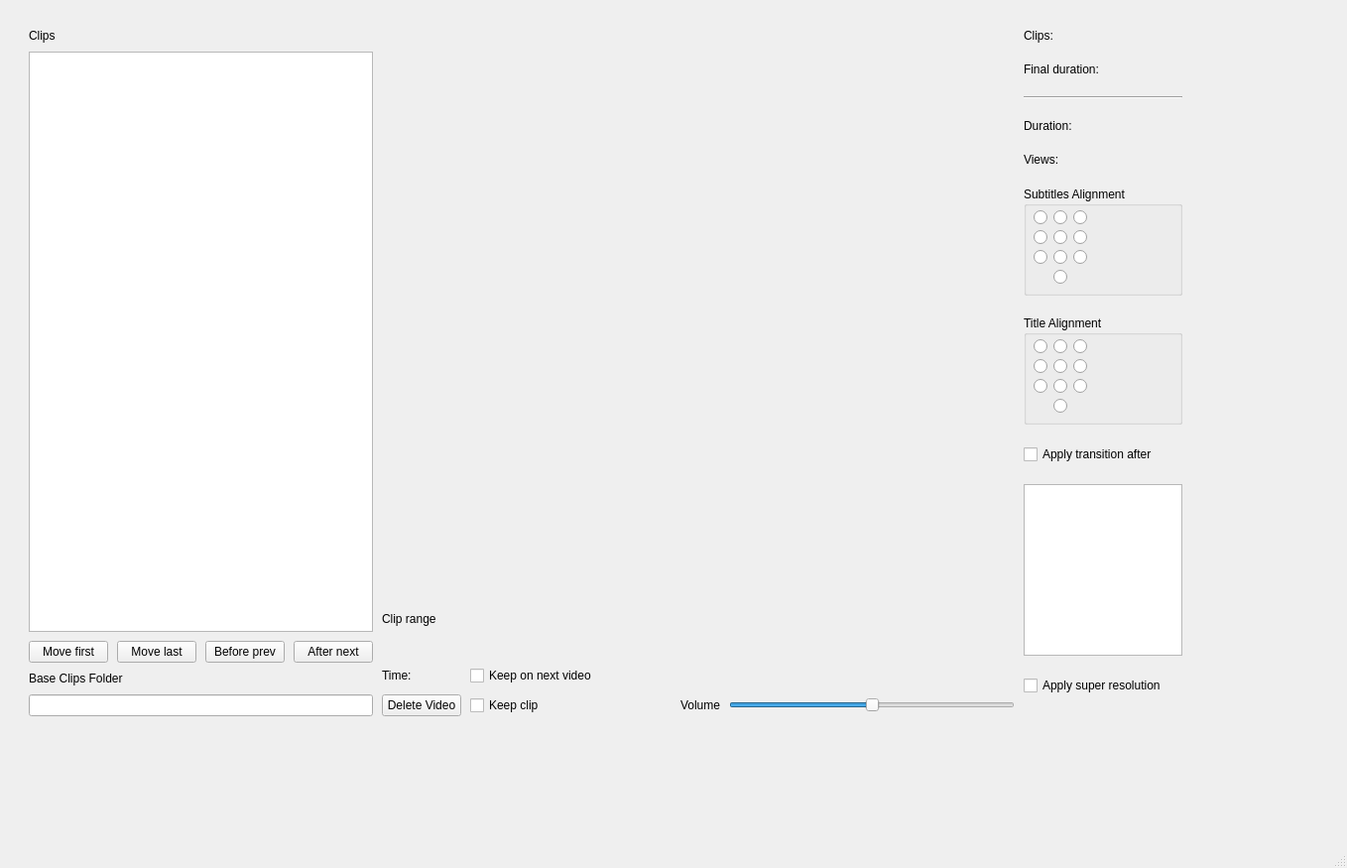
<?xml version="1.0" encoding="UTF-8"?>
<ui version="4.0">
 <class>MainWindow</class>
 <widget class="QMainWindow" name="MainWindow">
  <property name="geometry">
   <rect>
    <x>0</x>
    <y>0</y>
    <width>1358</width>
    <height>875</height>
   </rect>
  </property>
  <property name="windowTitle">
   <string>MainWindow</string>
  </property>
  <widget class="QWidget" name="centralwidget">
   <widget class="QWidget" name="layoutWidget">
    <property name="geometry">
     <rect>
      <x>20</x>
      <y>20</y>
      <width>1181</width>
      <height>711</height>
     </rect>
    </property>
    <layout class="QHBoxLayout" name="mainLayout" stretch="2,4,1">
     <property name="spacing">
      <number>9</number>
     </property>
     <property name="leftMargin">
      <number>9</number>
     </property>
     <property name="topMargin">
      <number>9</number>
     </property>
     <property name="rightMargin">
      <number>9</number>
     </property>
     <property name="bottomMargin">
      <number>9</number>
     </property>
     <item>
      <layout class="QGridLayout" name="clipsLayout">
       <item row="4" column="0">
        <widget class="QLineEdit" name="baseFolderEdit"/>
       </item>
       <item row="1" column="0">
        <widget class="ThumbListWidget" name="clipsList"/>
       </item>
       <item row="3" column="0">
        <widget class="QLabel" name="label_4">
         <property name="text">
          <string>Base Clips Folder</string>
         </property>
        </widget>
       </item>
       <item row="0" column="0">
        <widget class="QLabel" name="label_2">
         <property name="text">
          <string>Clips</string>
         </property>
        </widget>
       </item>
       <item row="2" column="0">
        <layout class="QHBoxLayout" name="horizontalLayout_3">
         <item>
          <widget class="QPushButton" name="moveFirstPushButton">
           <property name="text">
            <string>Move first</string>
           </property>
          </widget>
         </item>
         <item>
          <widget class="QPushButton" name="moveLastPushButton">
           <property name="text">
            <string>Move last</string>
           </property>
          </widget>
         </item>
         <item>
          <widget class="QPushButton" name="beforePrevPushButton">
           <property name="text">
            <string>Before prev</string>
           </property>
          </widget>
         </item>
         <item>
          <widget class="QPushButton" name="afterNextPushButton">
           <property name="text">
            <string>After next</string>
           </property>
          </widget>
         </item>
        </layout>
       </item>
      </layout>
     </item>
     <item>
      <layout class="QVBoxLayout" name="videoLayout" stretch="4,1">
       <item>
        <widget class="VideoWidget" name="clipWidget" native="true"/>
       </item>
       <item>
        <layout class="QGridLayout" name="gridLayout" columnstretch="1,3,5">
         <item row="2" column="2">
          <layout class="QHBoxLayout" name="horizontalLayout">
           <item>
            <widget class="QLabel" name="label">
             <property name="text">
              <string>Volume</string>
             </property>
            </widget>
           </item>
           <item>
            <widget class="QSlider" name="volumeSlider">
             <property name="maximum">
              <number>200</number>
             </property>
             <property name="value">
              <number>100</number>
             </property>
             <property name="orientation">
              <enum>Qt::Horizontal</enum>
             </property>
            </widget>
           </item>
          </layout>
         </item>
         <item row="0" column="0">
          <widget class="QLabel" name="label_3">
           <property name="text">
            <string>Clip range</string>
           </property>
          </widget>
         </item>
         <item row="1" column="0">
          <widget class="QLabel" name="videoTime">
           <property name="text">
            <string>Time:</string>
           </property>
          </widget>
         </item>
         <item row="2" column="1">
          <widget class="QCheckBox" name="keepClip">
           <property name="text">
            <string>Keep clip</string>
           </property>
          </widget>
         </item>
         <item row="0" column="1" colspan="2">
          <widget class="QRangeSlider" name="rangeSlider" native="true"/>
         </item>
         <item row="2" column="0">
          <widget class="QPushButton" name="deleteButton">
           <property name="text">
            <string>Delete Video</string>
           </property>
          </widget>
         </item>
         <item row="1" column="1">
          <widget class="QCheckBox" name="keepOnNext">
           <property name="text">
            <string>Keep on next video</string>
           </property>
          </widget>
         </item>
        </layout>
       </item>
      </layout>
     </item>
     <item>
      <layout class="QVBoxLayout" name="infoLayout">
       <property name="spacing">
        <number>20</number>
       </property>
       <item>
        <widget class="QLabel" name="clipsCountLabel">
         <property name="text">
          <string>Clips:</string>
         </property>
        </widget>
       </item>
       <item>
        <widget class="QLabel" name="finalDurationLabel">
         <property name="text">
          <string>Final duration: </string>
         </property>
        </widget>
       </item>
       <item>
        <widget class="Line" name="line">
         <property name="orientation">
          <enum>Qt::Horizontal</enum>
         </property>
        </widget>
       </item>
       <item>
        <widget class="QLabel" name="durationLabel">
         <property name="text">
          <string>Duration: </string>
         </property>
        </widget>
       </item>
       <item>
        <widget class="QLabel" name="viewerCount">
         <property name="acceptDrops">
          <bool>false</bool>
         </property>
         <property name="text">
          <string>Views:</string>
         </property>
        </widget>
       </item>
       <item>
        <widget class="QGroupBox" name="subtitleGroupBox">
         <property name="sizePolicy">
          <sizepolicy hsizetype="Preferred" vsizetype="MinimumExpanding">
           <horstretch>0</horstretch>
           <verstretch>0</verstretch>
          </sizepolicy>
         </property>
         <property name="minimumSize">
          <size>
           <width>0</width>
           <height>110</height>
          </size>
         </property>
         <property name="title">
          <string>Subtitles Alignment</string>
         </property>
         <widget class="QRadioButton" name="subAlignRadioButton_7">
          <property name="geometry">
           <rect>
            <x>10</x>
            <y>20</y>
            <width>112</width>
            <height>23</height>
           </rect>
          </property>
          <property name="text">
           <string/>
          </property>
          <attribute name="buttonGroup">
           <string notr="true">subsAllignmenButtonGroup</string>
          </attribute>
         </widget>
         <widget class="QRadioButton" name="subAlignRadioButton_8">
          <property name="geometry">
           <rect>
            <x>30</x>
            <y>20</y>
            <width>112</width>
            <height>23</height>
           </rect>
          </property>
          <property name="text">
           <string/>
          </property>
          <attribute name="buttonGroup">
           <string notr="true">subsAllignmenButtonGroup</string>
          </attribute>
         </widget>
         <widget class="QRadioButton" name="subAlignRadioButton_9">
          <property name="geometry">
           <rect>
            <x>50</x>
            <y>20</y>
            <width>112</width>
            <height>23</height>
           </rect>
          </property>
          <property name="text">
           <string/>
          </property>
          <attribute name="buttonGroup">
           <string notr="true">subsAllignmenButtonGroup</string>
          </attribute>
         </widget>
         <widget class="QRadioButton" name="subAlignRadioButton_4">
          <property name="geometry">
           <rect>
            <x>10</x>
            <y>40</y>
            <width>16</width>
            <height>23</height>
           </rect>
          </property>
          <property name="text">
           <string/>
          </property>
          <attribute name="buttonGroup">
           <string notr="true">subsAllignmenButtonGroup</string>
          </attribute>
         </widget>
         <widget class="QRadioButton" name="subAlignRadioButton_5">
          <property name="geometry">
           <rect>
            <x>30</x>
            <y>40</y>
            <width>112</width>
            <height>23</height>
           </rect>
          </property>
          <property name="text">
           <string/>
          </property>
          <attribute name="buttonGroup">
           <string notr="true">subsAllignmenButtonGroup</string>
          </attribute>
         </widget>
         <widget class="QRadioButton" name="subAlignRadioButton_6">
          <property name="geometry">
           <rect>
            <x>50</x>
            <y>40</y>
            <width>112</width>
            <height>23</height>
           </rect>
          </property>
          <property name="text">
           <string/>
          </property>
          <attribute name="buttonGroup">
           <string notr="true">subsAllignmenButtonGroup</string>
          </attribute>
         </widget>
         <widget class="QRadioButton" name="subAlignRadioButton_1">
          <property name="geometry">
           <rect>
            <x>10</x>
            <y>60</y>
            <width>112</width>
            <height>23</height>
           </rect>
          </property>
          <property name="text">
           <string/>
          </property>
          <attribute name="buttonGroup">
           <string notr="true">subsAllignmenButtonGroup</string>
          </attribute>
         </widget>
         <widget class="QRadioButton" name="subAlignRadioButton_2">
          <property name="geometry">
           <rect>
            <x>30</x>
            <y>60</y>
            <width>112</width>
            <height>23</height>
           </rect>
          </property>
          <property name="text">
           <string/>
          </property>
          <attribute name="buttonGroup">
           <string notr="true">subsAllignmenButtonGroup</string>
          </attribute>
         </widget>
         <widget class="QRadioButton" name="subAlignRadioButton_3">
          <property name="geometry">
           <rect>
            <x>50</x>
            <y>60</y>
            <width>112</width>
            <height>23</height>
           </rect>
          </property>
          <property name="text">
           <string/>
          </property>
          <attribute name="buttonGroup">
           <string notr="true">subsAllignmenButtonGroup</string>
          </attribute>
         </widget>
         <widget class="QRadioButton" name="subAlignRadioButton_0">
          <property name="geometry">
           <rect>
            <x>30</x>
            <y>80</y>
            <width>112</width>
            <height>23</height>
           </rect>
          </property>
          <property name="styleSheet">
           <string notr="true">color: rgb(239, 41, 41);</string>
          </property>
          <property name="text">
           <string/>
          </property>
          <attribute name="buttonGroup">
           <string notr="true">subsAllignmenButtonGroup</string>
          </attribute>
         </widget>
        </widget>
       </item>
       <item>
        <widget class="QGroupBox" name="titleGroupBox">
         <property name="sizePolicy">
          <sizepolicy hsizetype="Preferred" vsizetype="MinimumExpanding">
           <horstretch>0</horstretch>
           <verstretch>0</verstretch>
          </sizepolicy>
         </property>
         <property name="minimumSize">
          <size>
           <width>0</width>
           <height>110</height>
          </size>
         </property>
         <property name="title">
          <string>Title Alignment</string>
         </property>
         <widget class="QRadioButton" name="titleAlignRadioButton_7">
          <property name="geometry">
           <rect>
            <x>10</x>
            <y>20</y>
            <width>112</width>
            <height>23</height>
           </rect>
          </property>
          <property name="text">
           <string/>
          </property>
          <attribute name="buttonGroup">
           <string notr="true">titleAllignmenButtonGroup</string>
          </attribute>
         </widget>
         <widget class="QRadioButton" name="titleAlignRadioButton_8">
          <property name="geometry">
           <rect>
            <x>30</x>
            <y>20</y>
            <width>112</width>
            <height>23</height>
           </rect>
          </property>
          <property name="text">
           <string/>
          </property>
          <attribute name="buttonGroup">
           <string notr="true">titleAllignmenButtonGroup</string>
          </attribute>
         </widget>
         <widget class="QRadioButton" name="titleAlignRadioButton_9">
          <property name="geometry">
           <rect>
            <x>50</x>
            <y>20</y>
            <width>112</width>
            <height>23</height>
           </rect>
          </property>
          <property name="text">
           <string/>
          </property>
          <attribute name="buttonGroup">
           <string notr="true">titleAllignmenButtonGroup</string>
          </attribute>
         </widget>
         <widget class="QRadioButton" name="titleAlignRadioButton_4">
          <property name="geometry">
           <rect>
            <x>10</x>
            <y>40</y>
            <width>16</width>
            <height>23</height>
           </rect>
          </property>
          <property name="text">
           <string/>
          </property>
          <attribute name="buttonGroup">
           <string notr="true">titleAllignmenButtonGroup</string>
          </attribute>
         </widget>
         <widget class="QRadioButton" name="titleAlignRadioButton_5">
          <property name="geometry">
           <rect>
            <x>30</x>
            <y>40</y>
            <width>112</width>
            <height>23</height>
           </rect>
          </property>
          <property name="text">
           <string/>
          </property>
          <attribute name="buttonGroup">
           <string notr="true">titleAllignmenButtonGroup</string>
          </attribute>
         </widget>
         <widget class="QRadioButton" name="titleAlignRadioButton_6">
          <property name="geometry">
           <rect>
            <x>50</x>
            <y>40</y>
            <width>112</width>
            <height>23</height>
           </rect>
          </property>
          <property name="text">
           <string/>
          </property>
          <attribute name="buttonGroup">
           <string notr="true">titleAllignmenButtonGroup</string>
          </attribute>
         </widget>
         <widget class="QRadioButton" name="titleAlignRadioButton_1">
          <property name="geometry">
           <rect>
            <x>10</x>
            <y>60</y>
            <width>112</width>
            <height>23</height>
           </rect>
          </property>
          <property name="text">
           <string/>
          </property>
          <attribute name="buttonGroup">
           <string notr="true">titleAllignmenButtonGroup</string>
          </attribute>
         </widget>
         <widget class="QRadioButton" name="titleAlignRadioButton_2">
          <property name="geometry">
           <rect>
            <x>30</x>
            <y>60</y>
            <width>112</width>
            <height>23</height>
           </rect>
          </property>
          <property name="text">
           <string/>
          </property>
          <attribute name="buttonGroup">
           <string notr="true">titleAllignmenButtonGroup</string>
          </attribute>
         </widget>
         <widget class="QRadioButton" name="titleAlignRadioButton_3">
          <property name="geometry">
           <rect>
            <x>50</x>
            <y>60</y>
            <width>112</width>
            <height>23</height>
           </rect>
          </property>
          <property name="text">
           <string/>
          </property>
          <attribute name="buttonGroup">
           <string notr="true">titleAllignmenButtonGroup</string>
          </attribute>
         </widget>
         <widget class="QRadioButton" name="titleAlignRadioButton_0">
          <property name="geometry">
           <rect>
            <x>30</x>
            <y>80</y>
            <width>112</width>
            <height>23</height>
           </rect>
          </property>
          <property name="styleSheet">
           <string notr="true">color: rgb(239, 41, 41);</string>
          </property>
          <property name="text">
           <string/>
          </property>
          <attribute name="buttonGroup">
           <string notr="true">titleAllignmenButtonGroup</string>
          </attribute>
         </widget>
        </widget>
       </item>
       <item>
        <widget class="QCheckBox" name="intervalCheckBox">
         <property name="text">
          <string>Apply transition after</string>
         </property>
        </widget>
       </item>
       <item>
        <widget class="QTextEdit" name="titleTextEdit"/>
       </item>
       <item>
        <widget class="QCheckBox" name="srCheckBox">
         <property name="text">
          <string>Apply super resolution</string>
         </property>
        </widget>
       </item>
       <item>
        <spacer name="verticalSpacer">
         <property name="orientation">
          <enum>Qt::Vertical</enum>
         </property>
         <property name="sizeHint" stdset="0">
          <size>
           <width>20</width>
           <height>40</height>
          </size>
         </property>
        </spacer>
       </item>
      </layout>
     </item>
    </layout>
   </widget>
  </widget>
  <widget class="QStatusBar" name="statusbar"/>
  <widget class="QMenuBar" name="menubar">
   <property name="geometry">
    <rect>
     <x>0</x>
     <y>0</y>
     <width>1358</width>
     <height>22</height>
    </rect>
   </property>
  </widget>
  <action name="actionOpen">
   <property name="text">
    <string>Open Clips Json...</string>
   </property>
  </action>
 </widget>
 <customwidgets>
  <customwidget>
   <class>ThumbListWidget</class>
   <extends>QListWidget</extends>
   <header>clips_editor.widgets.list_widgets.thumb_list_widget</header>
  </customwidget>
  <customwidget>
   <class>VideoWidget</class>
   <extends>QWidget</extends>
   <header>clips_editor.widgets.video_widgets.video_widget</header>
   <container>1</container>
  </customwidget>
  <customwidget>
   <class>QRangeSlider</class>
   <extends>QWidget</extends>
   <header>clips_editor.widgets.range_slider.range_slider</header>
   <container>1</container>
  </customwidget>
 </customwidgets>
 <resources/>
 <connections/>
 <buttongroups>
  <buttongroup name="subsAllignmenButtonGroup"/>
  <buttongroup name="titleAllignmenButtonGroup"/>
 </buttongroups>
</ui>
